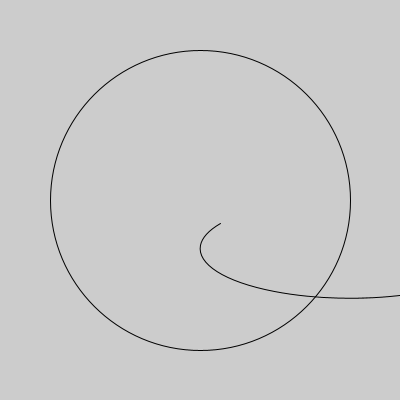
Frame 1 (no input)
Frame 60 (the mouse pressed at the canvas centre just before this capture): identical to frame 1, image omitted
Frame 120 (the mouse held since frame 60 and released just before this capture): identical to frame 1, image omitted

The Processing sketch that drew this single still picture (run headless with seeded random() and noise(); from frame 60 on, the mouse is pressed at the canvas centre):

// Processing sketch: Rosace
// ── Rosace.pde
PVector center;

void setup()
{
  size(400, 400);
   noFill();
  center = new PVector(width/2, height/2);
  int diameter = 300;
  circle(center.x, center.y, diameter);
 
  /*arc(center.x, center.y, diameter, diameter/3, 0 * PI, (0 * PI) + PI);
  arc(center.x, center.y, diameter, diameter/3, 1 * PI, (1 * PI) + PI);
  
  arc(center.x, center.y, diameter/3, diameter, PI/2, PI/2 + PI);
  arc(center.x, center.y, diameter/3, diameter, 3*PI/2, 3*PI/2 + PI);
  */
  
  //rotate(PI/3);
  //arc(center.x, center.y, diameter,  diameter / 3, 0, PI);
 
  arc(center.x + cos(radians(PI/6)) * diameter / 2, center.y + sin(radians(PI*6)) * diameter / 2, diameter, diameter/3,  PI/6, PI /6 + PI);
  
 print(center.x + cos(radians(PI/6)) * diameter / 2 + "\n");
 print(center.y + sin(radians(PI*6)) * diameter / 2 + "\n");
 // arc(center.x, center.y, diameter, diameter/3, 0 * PI, (0 * PI) + PI);
 // arc(center.x, center.y, diameter, diameter/3, 1 * PI, (1 * PI) + PI);
 
 //drawRosace4(center, 300); //<>//
}

void draw()
{
}

/*
  Args : 
    - center : Pvector, coordinates of the center
    - diameter : int, diameter of the center 
    This number is multiplied by 4 to create the actual arcs of the rosette 
*/
void drawRosace4(PVector center, int diameter)
{
  noFill();
  circle(center.x, center.y, diameter);
  //arc right
  arc(center.x + (center.x + diameter/2 - center.x) / 2, center.y, diameter/2, diameter/8, 0 * PI, (0 * PI) + PI);
  arc(center.x + (center.x + diameter/2 - center.x) / 2, center.y, diameter/2, diameter/8, PI, 2* PI);
  
  //arc left
  arc(center.x - (center.x + diameter/2 - center.x) / 2, center.y, diameter/2, diameter/8, 0, PI);
  arc(center.x - (center.x + diameter/2 - center.x) / 2, center.y, diameter/2, diameter/8, PI, 2* PI);
  
  //arc top
  arc(center.x, center.y + (center.y + diameter/2 - center.y) / 2, diameter/8, diameter/2, PI/2, PI/2 + PI);
  arc(center.x, center.y + (center.y + diameter/2 - center.y) / 2, diameter/8, diameter/2, 3*PI/2, 3*PI/2 + PI);
  
  //arc bottom
  arc(center.x, center.y - (center.y + diameter/2 - center.y) / 2, diameter/8, diameter/2, PI/2, PI/2 + PI);
  arc(center.x, center.y - (center.y + diameter/2 - center.y) / 2, diameter/8, diameter/2, 3*PI/2, 3*PI/2 + PI);
  
}


/*
  Args : 
    - center : Pvector, coordinates of the center
    - diameter : int, diameter of the center 
    This number is multiplied by 4 to create the actual arcs of the rosette 
*/
void drawRosace8(PVector center, int diameter)
{
  noFill();
  circle(center.x, center.y, diameter);
  //arc right
  arc(center.x + (center.x + diameter/2 - center.x) / 2, center.y, diameter/2, diameter/8, 0 * PI, (0 * PI) + PI);
  arc(center.x + (center.x + diameter/2 - center.x) / 2, center.y, diameter/2, diameter/8, PI, 2* PI);
  
  //arc left
  arc(center.x - (center.x + diameter/2 - center.x) / 2, center.y, diameter/2, diameter/8, 0, PI);
  arc(center.x - (center.x + diameter/2 - center.x) / 2, center.y, diameter/2, diameter/8, PI, 2* PI);
  
  //arc top
  arc(center.x, center.y + (center.y + diameter/2 - center.y) / 2, diameter/8, diameter/2, PI/2, PI/2 + PI);
  arc(center.x, center.y + (center.y + diameter/2 - center.y) / 2, diameter/8, diameter/2, 3*PI/2, 3*PI/2 + PI);
  
  //arc bottom
  arc(center.x, center.y - (center.y + diameter/2 - center.y) / 2, diameter/8, diameter/2, PI/2, PI/2 + PI);
  arc(center.x, center.y - (center.y + diameter/2 - center.y) / 2, diameter/8, diameter/2, 3*PI/2, 3*PI/2 + PI);
  
}
